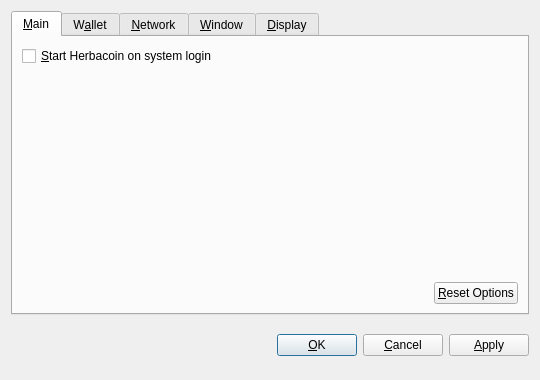
<?xml version="1.0" encoding="UTF-8"?>
<ui version="4.0">
 <class>OptionsDialog</class>
 <widget class="QDialog" name="OptionsDialog">
  <property name="geometry">
   <rect>
    <x>0</x>
    <y>0</y>
    <width>540</width>
    <height>380</height>
   </rect>
  </property>
  <property name="windowTitle">
   <string>Options</string>
  </property>
  <property name="modal">
   <bool>true</bool>
  </property>
  <layout class="QVBoxLayout" name="verticalLayout">
   <item>
    <widget class="QTabWidget" name="tabWidget">
     <property name="tabPosition">
      <enum>QTabWidget::North</enum>
     </property>
     <property name="currentIndex">
      <number>0</number>
     </property>
     <widget class="QWidget" name="tabMain">
      <attribute name="title">
       <string>&amp;Main</string>
      </attribute>
      <layout class="QVBoxLayout" name="verticalLayout_Main">
       <item>
        <widget class="QCheckBox" name="bitcoinAtStartup">
         <property name="toolTip">
          <string>Automatically start Herbacoin after logging in to the system.</string>
         </property>
         <property name="text">
          <string>&amp;Start Herbacoin on system login</string>
         </property>
        </widget>
       </item>
       <item>
        <spacer name="verticalSpacer_Main">
         <property name="orientation">
          <enum>Qt::Vertical</enum>
         </property>
         <property name="sizeHint" stdset="0">
          <size>
           <width>20</width>
           <height>40</height>
          </size>
         </property>
        </spacer>
       </item>
       <item>
        <layout class="QHBoxLayout" name="horizontalLayout_2_Main">
         <item>
          <spacer name="horizontalSpacer_2_Main">
           <property name="orientation">
            <enum>Qt::Horizontal</enum>
           </property>
           <property name="sizeHint" stdset="0">
            <size>
             <width>40</width>
             <height>20</height>
            </size>
           </property>
          </spacer>
         </item>
         <item>
          <widget class="QPushButton" name="resetButton">
           <property name="toolTip">
            <string>Reset all client options to default.</string>
           </property>
           <property name="text">
            <string>&amp;Reset Options</string>
           </property>
           <property name="autoDefault">
            <bool>false</bool>
           </property>
          </widget>
         </item>
        </layout>
       </item>
      </layout>
     </widget>
     <widget class="QWidget" name="tabWallet">
      <attribute name="title">
       <string>W&amp;allet</string>
      </attribute>
      <layout class="QVBoxLayout" name="verticalLayout_Network">
       <item>
        <widget class="QLabel" name="transactionFeeInfoLabel">
         <property name="text">
          <string>Optional transaction fee per kB that helps make sure your transactions are processed quickly. Most transactions are 1 kB.</string>
         </property>
         <property name="textFormat">
          <enum>Qt::PlainText</enum>
         </property>
         <property name="wordWrap">
          <bool>true</bool>
         </property>
        </widget>
       </item>
       <item>
        <layout class="QHBoxLayout" name="horizontalLayout_1_Main">
         <item>
          <widget class="QLabel" name="transactionFeeLabel">
           <property name="text">
            <string>Pay transaction &amp;fee</string>
           </property>
           <property name="textFormat">
            <enum>Qt::PlainText</enum>
           </property>
           <property name="buddy">
            <cstring>transactionFee</cstring>
           </property>
          </widget>
         </item>
         <item>
          <widget class="BitcoinAmountField" name="transactionFee"/>
         </item>
         <item>
          <spacer name="horizontalSpacer_1_Main">
           <property name="orientation">
            <enum>Qt::Horizontal</enum>
           </property>
           <property name="sizeHint" stdset="0">
            <size>
             <width>40</width>
             <height>20</height>
            </size>
           </property>
          </spacer>
         </item>
        </layout>
       </item>
       <item>
        <widget class="QLabel" name="label">
         <property name="text">
          <string>If you disable the spending of unconfirmed change, the change from a transaction cannot be used until that transaction has at least one confirmation. This also affects how your balance is computed.</string>
         </property>
         <property name="wordWrap">
          <bool>true</bool>
         </property>
        </widget>
       </item>
       <item>
        <widget class="QCheckBox" name="spendZeroConfChange">
         <property name="text">
          <string>Spend unconfirmed change  (experts only)</string>
         </property>
        </widget>
       </item>
       <item>
        <spacer name="verticalSpacer">
         <property name="orientation">
          <enum>Qt::Vertical</enum>
         </property>
         <property name="sizeHint" stdset="0">
          <size>
           <width>20</width>
           <height>40</height>
          </size>
         </property>
        </spacer>
       </item>
      </layout>
     </widget>
     <widget class="QWidget" name="tabNetwork">
      <attribute name="title">
       <string>&amp;Network</string>
      </attribute>
      <layout class="QVBoxLayout" name="verticalLayout_Network">
       <item>
        <widget class="QCheckBox" name="mapPortUpnp">
         <property name="toolTip">
          <string>Automatically open the Herbacoin client port on the router. This only works when your router supports UPnP and it is enabled.</string>
         </property>
         <property name="text">
          <string>Map port using &amp;UPnP</string>
         </property>
        </widget>
       </item>
       <item>
        <widget class="QCheckBox" name="connectSocks">
         <property name="toolTip">
          <string>Connect to the Herbacoin network through a SOCKS proxy (e.g. when connecting through Tor).</string>
         </property>
         <property name="text">
          <string>&amp;Connect through SOCKS proxy:</string>
         </property>
        </widget>
       </item>
       <item>
        <layout class="QHBoxLayout" name="horizontalLayout_Network">
         <item>
          <widget class="QLabel" name="proxyIpLabel">
           <property name="text">
            <string>Proxy &amp;IP:</string>
           </property>
           <property name="textFormat">
            <enum>Qt::PlainText</enum>
           </property>
           <property name="buddy">
            <cstring>proxyIp</cstring>
           </property>
          </widget>
         </item>
         <item>
          <widget class="QValidatedLineEdit" name="proxyIp">
           <property name="maximumSize">
            <size>
             <width>140</width>
             <height>16777215</height>
            </size>
           </property>
           <property name="toolTip">
            <string>IP address of the proxy (e.g. 127.0.0.1)</string>
           </property>
          </widget>
         </item>
         <item>
          <widget class="QLabel" name="proxyPortLabel">
           <property name="text">
            <string>&amp;Port:</string>
           </property>
           <property name="textFormat">
            <enum>Qt::PlainText</enum>
           </property>
           <property name="buddy">
            <cstring>proxyPort</cstring>
           </property>
          </widget>
         </item>
         <item>
          <widget class="QLineEdit" name="proxyPort">
           <property name="maximumSize">
            <size>
             <width>55</width>
             <height>16777215</height>
            </size>
           </property>
           <property name="toolTip">
            <string>Port of the proxy (e.g. 9050)</string>
           </property>
          </widget>
         </item>
         <item>
          <widget class="QLabel" name="socksVersionLabel">
           <property name="text">
            <string>SOCKS &amp;Version:</string>
           </property>
           <property name="textFormat">
            <enum>Qt::PlainText</enum>
           </property>
           <property name="buddy">
            <cstring>socksVersion</cstring>
           </property>
          </widget>
         </item>
         <item>
          <widget class="QValueComboBox" name="socksVersion">
           <property name="toolTip">
            <string>SOCKS version of the proxy (e.g. 5)</string>
           </property>
          </widget>
         </item>
         <item>
          <spacer name="horizontalSpacer_Network">
           <property name="orientation">
            <enum>Qt::Horizontal</enum>
           </property>
           <property name="sizeHint" stdset="0">
            <size>
             <width>40</width>
             <height>20</height>
            </size>
           </property>
          </spacer>
         </item>
        </layout>
       </item>
       <item>
        <spacer name="verticalSpacer_Network">
         <property name="orientation">
          <enum>Qt::Vertical</enum>
         </property>
         <property name="sizeHint" stdset="0">
          <size>
           <width>20</width>
           <height>40</height>
          </size>
         </property>
        </spacer>
       </item>
      </layout>
     </widget>
     <widget class="QWidget" name="tabWindow">
      <attribute name="title">
       <string>&amp;Window</string>
      </attribute>
      <layout class="QVBoxLayout" name="verticalLayout_Window">
       <item>
        <widget class="QCheckBox" name="minimizeToTray">
         <property name="toolTip">
          <string>Show only a tray icon after minimizing the window.</string>
         </property>
         <property name="text">
          <string>&amp;Minimize to the tray instead of the taskbar</string>
         </property>
        </widget>
       </item>
       <item>
        <widget class="QCheckBox" name="minimizeOnClose">
         <property name="toolTip">
          <string>Minimize instead of exit the application when the window is closed. When this option is enabled, the application will be closed only after selecting Quit in the menu.</string>
         </property>
         <property name="text">
          <string>M&amp;inimize on close</string>
         </property>
        </widget>
       </item>
       <item>
        <spacer name="verticalSpacer_Window">
         <property name="orientation">
          <enum>Qt::Vertical</enum>
         </property>
         <property name="sizeHint" stdset="0">
          <size>
           <width>20</width>
           <height>40</height>
          </size>
         </property>
        </spacer>
       </item>
      </layout>
     </widget>
     <widget class="QWidget" name="tabDisplay">
      <attribute name="title">
       <string>&amp;Display</string>
      </attribute>
      <layout class="QVBoxLayout" name="verticalLayout_Display">
       <item>
        <layout class="QHBoxLayout" name="horizontalLayout_1_Display">
         <item>
          <widget class="QLabel" name="langLabel">
           <property name="text">
            <string>User Interface &amp;language:</string>
           </property>
           <property name="textFormat">
            <enum>Qt::PlainText</enum>
           </property>
           <property name="buddy">
            <cstring>lang</cstring>
           </property>
          </widget>
         </item>
         <item>
          <widget class="QValueComboBox" name="lang">
           <property name="toolTip">
            <string>The user interface language can be set here. This setting will take effect after restarting Herbacoin.</string>
           </property>
          </widget>
         </item>
        </layout>
       </item>
       <item>
        <layout class="QHBoxLayout" name="horizontalLayout_2_Display">
         <item>
          <widget class="QLabel" name="unitLabel">
           <property name="text">
            <string>&amp;Unit to show amounts in:</string>
           </property>
           <property name="textFormat">
            <enum>Qt::PlainText</enum>
           </property>
           <property name="buddy">
            <cstring>unit</cstring>
           </property>
          </widget>
         </item>
         <item>
          <widget class="QValueComboBox" name="unit">
           <property name="toolTip">
            <string>Choose the default subdivision unit to show in the interface and when sending coins.</string>
           </property>
          </widget>
         </item>
        </layout>
       </item>
       <item>
        <widget class="QCheckBox" name="displayAddresses">
         <property name="toolTip">
          <string>Whether to show Herbacoin addresses in the transaction list or not.</string>
         </property>
         <property name="text">
          <string>&amp;Display addresses in transaction list</string>
         </property>
        </widget>
       </item>
       <item>
        <widget class="QCheckBox" name="coinControlFeatures">
         <property name="toolTip">
          <string>Whether to show coin control features or not.</string>
         </property>
         <property name="text">
          <string>Display coin &amp;control features (experts only!)</string>
         </property>
        </widget>
       </item>
       <item>
        <spacer name="verticalSpacer_Display">
         <property name="orientation">
          <enum>Qt::Vertical</enum>
         </property>
         <property name="sizeHint" stdset="0">
          <size>
           <width>20</width>
           <height>40</height>
          </size>
         </property>
        </spacer>
       </item>
      </layout>
     </widget>
    </widget>
   </item>
   <item>
    <layout class="QHBoxLayout" name="horizontalLayout_Buttons">
     <item>
      <spacer name="horizontalSpacer_1">
       <property name="orientation">
        <enum>Qt::Horizontal</enum>
       </property>
       <property name="sizeHint" stdset="0">
        <size>
         <width>40</width>
         <height>48</height>
        </size>
       </property>
      </spacer>
     </item>
     <item>
      <widget class="QLabel" name="statusLabel">
       <property name="font">
        <font>
         <weight>75</weight>
         <bold>true</bold>
        </font>
       </property>
       <property name="text">
        <string/>
       </property>
       <property name="textFormat">
        <enum>Qt::PlainText</enum>
       </property>
       <property name="wordWrap">
        <bool>true</bool>
       </property>
      </widget>
     </item>
     <item>
      <spacer name="horizontalSpacer_2">
       <property name="orientation">
        <enum>Qt::Horizontal</enum>
       </property>
       <property name="sizeHint" stdset="0">
        <size>
         <width>40</width>
         <height>48</height>
        </size>
       </property>
      </spacer>
     </item>
     <item>
      <widget class="QPushButton" name="okButton">
       <property name="text">
        <string>&amp;OK</string>
       </property>
      </widget>
     </item>
     <item>
      <widget class="QPushButton" name="cancelButton">
       <property name="text">
        <string>&amp;Cancel</string>
       </property>
       <property name="autoDefault">
        <bool>false</bool>
       </property>
      </widget>
     </item>
     <item>
      <widget class="QPushButton" name="applyButton">
       <property name="text">
        <string>&amp;Apply</string>
       </property>
       <property name="autoDefault">
        <bool>false</bool>
       </property>
      </widget>
     </item>
    </layout>
   </item>
  </layout>
 </widget>
 <customwidgets>
  <customwidget>
   <class>BitcoinAmountField</class>
   <extends>QSpinBox</extends>
   <header>bitcoinamountfield.h</header>
  </customwidget>
  <customwidget>
   <class>QValueComboBox</class>
   <extends>QComboBox</extends>
   <header>qvaluecombobox.h</header>
  </customwidget>
  <customwidget>
   <class>QValidatedLineEdit</class>
   <extends>QLineEdit</extends>
   <header>qvalidatedlineedit.h</header>
  </customwidget>
 </customwidgets>
 <resources/>
 <connections/>
</ui>
